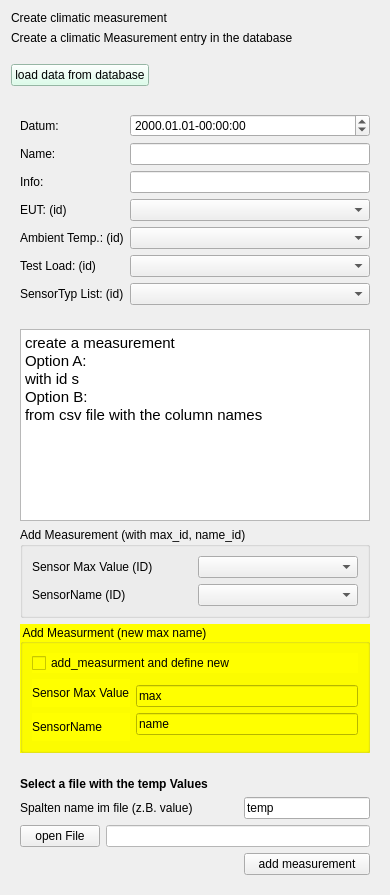
    <widget class="QWidget" name="widget_5" native="true">
     <property name="minimumSize">
      <size>
       <width>390</width>
       <height>700</height>
      </size>
     </property>
     <property name="maximumSize">
      <size>
       <width>390</width>
       <height>9000</height>
      </size>
     </property>
     <layout class="QGridLayout" name="gridLayout_17">
      <item row="0" column="0" colspan="2">
       <widget class="QLabel" name="label_24">
        <property name="styleSheet">
         <string notr="true">font: 63 14pt &quot;Ubuntu&quot;;</string>
        </property>
        <property name="text">
         <string>Create climatic measurement</string>
        </property>
       </widget>
      </item>
      <item row="1" column="0" colspan="2">
       <widget class="QLabel" name="label_21">
        <property name="text">
         <string>Create a climatic Measurement entry in the database</string>
        </property>
       </widget>
      </item>
      <item row="2" column="0">
       <widget class="QPushButton" name="btn_loadData">
        <property name="styleSheet">
         <string notr="true">background-color: rgb(210, 255, 229);
font: 63 11pt &quot;FreeSans&quot;;</string>
        </property>
        <property name="text">
         <string>load data from database</string>
        </property>
       </widget>
      </item>
      <item row="2" column="1">
       <spacer name="horizontalSpacer">
        <property name="orientation">
         <enum>Qt::Horizontal</enum>
        </property>
        <property name="sizeHint" stdset="0">
         <size>
          <width>438</width>
          <height>48</height>
         </size>
        </property>
       </spacer>
      </item>
      <item row="3" column="0" colspan="2">
       <widget class="QWidget" name="widget" native="true">
        <layout class="QGridLayout" name="gridLayout_13">
         <item row="5" column="1">
          <widget class="QComboBox" name="comboBox_testloadid"/>
         </item>
         <item row="0" column="0">
          <widget class="QLabel" name="label_23">
           <property name="text">
            <string>Datum:</string>
           </property>
          </widget>
         </item>
         <item row="0" column="1">
          <widget class="QDateTimeEdit" name="dateTimeEdit">
           <property name="displayFormat">
            <string>yyyy.MM.dd-HH:mm:ss</string>
           </property>
          </widget>
         </item>
         <item row="1" column="0">
          <widget class="QLabel" name="label_name">
           <property name="text">
            <string>Name:</string>
           </property>
          </widget>
         </item>
         <item row="1" column="1">
          <widget class="QLineEdit" name="lineEdit_name"/>
         </item>
         <item row="2" column="0">
          <widget class="QLabel" name="label_info">
           <property name="text">
            <string>Info:</string>
           </property>
          </widget>
         </item>
         <item row="2" column="1">
          <widget class="QLineEdit" name="lineEdit_info"/>
         </item>
         <item row="3" column="0">
          <widget class="QLabel" name="label_2">
           <property name="text">
            <string>EUT: (id)</string>
           </property>
          </widget>
         </item>
         <item row="3" column="1">
          <widget class="QComboBox" name="comboBox_eutid"/>
         </item>
         <item row="5" column="0">
          <widget class="QLabel" name="label">
           <property name="text">
            <string>Test Load: (id)</string>
           </property>
          </widget>
         </item>
         <item row="7" column="0">
          <widget class="QLabel" name="label_7">
           <property name="styleSheet">
            <string notr="true"/>
           </property>
           <property name="text">
            <string>SensorTyp List: (id)</string>
           </property>
          </widget>
         </item>
         <item row="7" column="1">
          <widget class="QComboBox" name="comboBox_sensortyplistid"/>
         </item>
         <item row="4" column="0">
          <widget class="QLabel" name="label_83">
           <property name="text">
            <string>Ambient Temp.: (id)</string>
           </property>
          </widget>
         </item>
         <item row="4" column="1">
          <widget class="QComboBox" name="comboBox_ambtempid"/>
         </item>
        </layout>
       </widget>
      </item>
      <item row="4" column="0" colspan="2">
       <widget class="QWidget" name="widget_8" native="true">
        <property name="styleSheet">
         <string notr="true"/>
        </property>
        <layout class="QGridLayout" name="gridLayout_4">
         <item row="2" column="0">
          <widget class="QGroupBox" name="groupBox_2">
           <property name="styleSheet">
            <string notr="true">background-color: rgb(255, 255, 0);</string>
           </property>
           <property name="title">
            <string>Add Measurment (new max name)</string>
           </property>
           <layout class="QGridLayout" name="gridLayout_3">
            <item row="2" column="1">
             <widget class="QLineEdit" name="lineEdit_maxColumnName">
              <property name="text">
               <string>max</string>
              </property>
             </widget>
            </item>
            <item row="1" column="0" rowspan="2">
             <widget class="QLabel" name="label_8">
              <property name="text">
               <string>Sensor Max Value</string>
              </property>
             </widget>
            </item>
            <item row="4" column="1">
             <widget class="QLineEdit" name="lineEdit_sensornameColumnName">
              <property name="text">
               <string>name</string>
              </property>
             </widget>
            </item>
            <item row="4" column="0" rowspan="2">
             <widget class="QLabel" name="label_19">
              <property name="styleSheet">
               <string notr="true"/>
              </property>
              <property name="text">
               <string>SensorName</string>
              </property>
             </widget>
            </item>
            <item row="0" column="0" colspan="2">
             <widget class="QCheckBox" name="checkBox_addfromFileClumnname">
              <property name="text">
               <string>add_measurment and define new </string>
              </property>
             </widget>
            </item>
           </layout>
          </widget>
         </item>
         <item row="1" column="0">
          <widget class="QGroupBox" name="groupBox">
           <property name="title">
            <string>Add Measurement (with max_id, name_id)</string>
           </property>
           <layout class="QGridLayout" name="gridLayout_2">
            <item row="1" column="1">
             <widget class="QComboBox" name="comboBox_sensorNameid"/>
            </item>
            <item row="0" column="0">
             <widget class="QLabel" name="label_6">
              <property name="text">
               <string>Sensor Max Value (ID)</string>
              </property>
             </widget>
            </item>
            <item row="1" column="0">
             <widget class="QLabel" name="label_5">
              <property name="styleSheet">
               <string notr="true"/>
              </property>
              <property name="text">
               <string>SensorName (ID)</string>
              </property>
             </widget>
            </item>
            <item row="0" column="1">
             <widget class="QComboBox" name="comboBox_sensorMaxValueid"/>
            </item>
           </layout>
           <zorder>comboBox_sensorNameid</zorder>
           <zorder>comboBox_sensorMaxValueid</zorder>
           <zorder>label_6</zorder>
           <zorder>label_5</zorder>
          </widget>
         </item>
         <item row="0" column="0">
          <widget class="QTextBrowser" name="textBrowser">
           <property name="html">
            <string>&lt;!DOCTYPE HTML PUBLIC &quot;-//W3C//DTD HTML 4.0//EN&quot; &quot;http://www.w3.org/TR/REC-html40/strict.dtd&quot;&gt;
&lt;html&gt;&lt;head&gt;&lt;meta name=&quot;qrichtext&quot; content=&quot;1&quot; /&gt;&lt;style type=&quot;text/css&quot;&gt;
p, li { white-space: pre-wrap; }
&lt;/style&gt;&lt;/head&gt;&lt;body style=&quot; font-family:'Ubuntu'; font-size:11pt; font-weight:400; font-style:normal;&quot;&gt;
&lt;p style=&quot; margin-top:0px; margin-bottom:0px; margin-left:0px; margin-right:0px; -qt-block-indent:0; text-indent:0px;&quot;&gt;create a measurement&lt;/p&gt;
&lt;p style=&quot; margin-top:0px; margin-bottom:0px; margin-left:0px; margin-right:0px; -qt-block-indent:0; text-indent:0px;&quot;&gt;Option A:&lt;/p&gt;
&lt;p style=&quot; margin-top:0px; margin-bottom:0px; margin-left:0px; margin-right:0px; -qt-block-indent:0; text-indent:0px;&quot;&gt;with id s&lt;/p&gt;
&lt;p style=&quot; margin-top:0px; margin-bottom:0px; margin-left:0px; margin-right:0px; -qt-block-indent:0; text-indent:0px;&quot;&gt;Option B:&lt;/p&gt;
&lt;p style=&quot; margin-top:0px; margin-bottom:0px; margin-left:0px; margin-right:0px; -qt-block-indent:0; text-indent:0px;&quot;&gt;from csv file with the column names&lt;/p&gt;&lt;/body&gt;&lt;/html&gt;</string>
           </property>
          </widget>
         </item>
        </layout>
       </widget>
      </item>
      <item row="5" column="0" colspan="2">
       <widget class="QWidget" name="widget_11" native="true">
        <layout class="QGridLayout" name="gridLayout_12">
         <item row="1" column="3">
          <widget class="QLineEdit" name="lineEdit_txtSpaltValue">
           <property name="text">
            <string>temp</string>
           </property>
          </widget>
         </item>
         <item row="3" column="0">
          <widget class="QPushButton" name="btn_openfile">
           <property name="text">
            <string>open File</string>
           </property>
          </widget>
         </item>
         <item row="4" column="2">
          <spacer name="horizontalSpacer_8">
           <property name="orientation">
            <enum>Qt::Horizontal</enum>
           </property>
           <property name="sizeHint" stdset="0">
            <size>
             <width>116</width>
             <height>20</height>
            </size>
           </property>
          </spacer>
         </item>
         <item row="1" column="0" colspan="3">
          <widget class="QLabel" name="label_18">
           <property name="text">
            <string>Spalten name im file (z.B. value)</string>
           </property>
          </widget>
         </item>
         <item row="4" column="0" colspan="2">
          <spacer name="horizontalSpacer_7">
           <property name="orientation">
            <enum>Qt::Horizontal</enum>
           </property>
           <property name="sizeHint" stdset="0">
            <size>
             <width>40</width>
             <height>20</height>
            </size>
           </property>
          </spacer>
         </item>
         <item row="4" column="3">
          <widget class="QPushButton" name="btn_addMeasurment">
           <property name="styleSheet">
            <string notr="true"/>
           </property>
           <property name="text">
            <string>add measurement</string>
           </property>
          </widget>
         </item>
         <item row="3" column="1" colspan="3">
          <widget class="QLineEdit" name="lineEdit_fileName">
           <property name="styleSheet">
            <string notr="true">background-color: rgb(255, 255, 255);</string>
           </property>
          </widget>
         </item>
         <item row="0" column="0" colspan="4">
          <widget class="QLabel" name="label_20">
           <property name="font">
            <font>
             <weight>75</weight>
             <bold>true</bold>
            </font>
           </property>
           <property name="text">
            <string>Select a file with the temp Values</string>
           </property>
          </widget>
         </item>
        </layout>
       </widget>
      </item>
     </layout>
    </widget>
